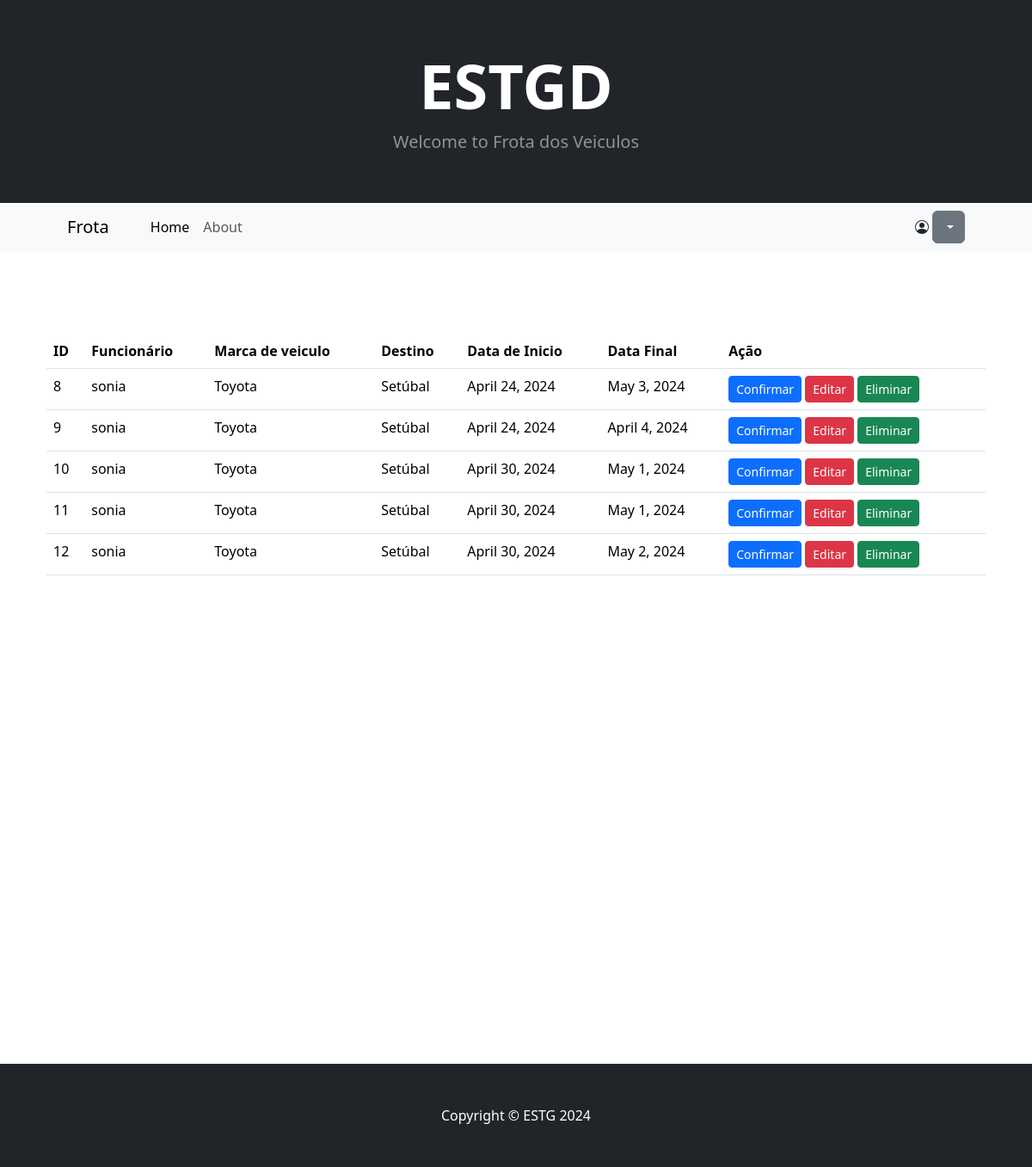
Screenshot of /frota/pedidoList/ with the database file from the repository.
### frota/models.py (models this page shows)
class Pedido(models.Model):
     user = models.ForeignKey(User, on_delete=models.CASCADE, related_name='userpedidos')
     veiculo = models.ForeignKey(Veiculo, on_delete=models.CASCADE, related_name='veiculopedido')
     data_inicio = models.DateField()
     data_fim = models.DateField()
     local = models.CharField(max_length=50)
     combustivel_inicial = models.IntegerField()
     combustivel_fim = models.IntegerField(default=0)
     kilometro_inicial = models.IntegerField(default=0)
     kilometro_final = models.IntegerField(default=0)
     confirmacao = models.BooleanField(default=False)

class User(AbstractUser):
    def __str__(self):
        return f'{self.username},{self.is_staff}'

class Veiculo(models.Model):
    matricula = models.CharField(max_length=50)
    marca = models.CharField(max_length=50)
    tipo_combustivel = models.CharField(max_length=50)
    description = models.TextField(max_length=100, blank=True, null=True, default='')
    image = models.ImageField(upload_to='uploads/veiculo')
    def __str__(self):
        return f'{self.marca}'

### frota/views.py (the view)
# urls.py: path('pedidoList/', views.pedidoList, name='pedidoList'),
def pedidoList(request):
    try:
        pedido = Pedido.objects.filter(confirmacao=Pedido.confirmacao=='False')
        return render(request, 'pedidoList.html', {'pedidos':pedido})
    except:
        messages.success(request, 'Erro o sistema não consegue carregar os dados!')
        return redirect('home')

### frota/templates/pedidoList.html (shortened to what this page needs)
{% extends 'base.html'%}
{% block content %}
{% include 'head.html'%}
{% include 'navbar.html'%}
  <section class="py-5">
            <div class="container px-4 px-lg-5 mt-5">
                <div class="row gx-4 gx-lg-5 row-cols-2 row-cols-md-3 row-cols-xl-4 justify-content-center">
                    <table class="table">
  <thead>
    <tr>
      <th scope="col">ID</th>
      <th scope="col">Funcionário</th>
      <th scope="col">Marca de veiculo</th>
      <th scope="col">Destino</th>
        <th scope="col">Data de Inicio</th>
      <th scope="col">Data Final</th>
      <th scope="col">Ação</th>
    </tr>
  </thead>
  <tbody>
  {% for pedido in pedidos %}
    <tr>
      <td>{{ pedido.pk }}</td>
      <td >{{ pedido.user.username }}</td>
        <td >{{ pedido.veiculo }}</td>
        <td >{{ pedido.local }}</td>
      <td >{{ pedido.data_inicio }}</td>
      <td >{{ pedido.data_fim }}</td>
      <td>
       <a class="btn btn-primary btn-sm " href="{% url 'confirmar' pedido.pk%}" style="color: white">Confirmar</a>
      <a class="btn btn-danger btn-sm " href="{% url 'editarpedido' pedido.pk%}" style="color: white">Editar</a>
         <a class="btn btn-success btn-sm " href="{% url 'eliminarpedido' pedido.pk%}" style="color: white">Eliminar</a>
      </td>
        {% endfor%}
    </tr>
  </tbody>
</table>
                         </div>
                        </div>
</section>
<br><br><br><br><br><br><br><br><br><br><br><br><br><br><br><br><br><br><br><br><br><b></b>
{% endblock %}

### rows the page displays
Pedido: pk "8", user.username "sonia", veiculo "Toyota", local "Setúbal", data_inicio "April 24, 2024", data_fim "May 3, 2024"
Pedido: pk "9", user.username "sonia", veiculo "Toyota", local "Setúbal", data_inicio "April 24, 2024", data_fim "April 4, 2024"
Pedido: pk "10", user.username "sonia", veiculo "Toyota", local "Setúbal", data_inicio "April 30, 2024", data_fim "May 1, 2024"
Pedido: pk "11", user.username "sonia", veiculo "Toyota", local "Setúbal", data_inicio "April 30, 2024", data_fim "May 1, 2024"
Pedido: pk "12", user.username "sonia", veiculo "Toyota", local "Setúbal", data_inicio "April 30, 2024", data_fim "May 2, 2024"
